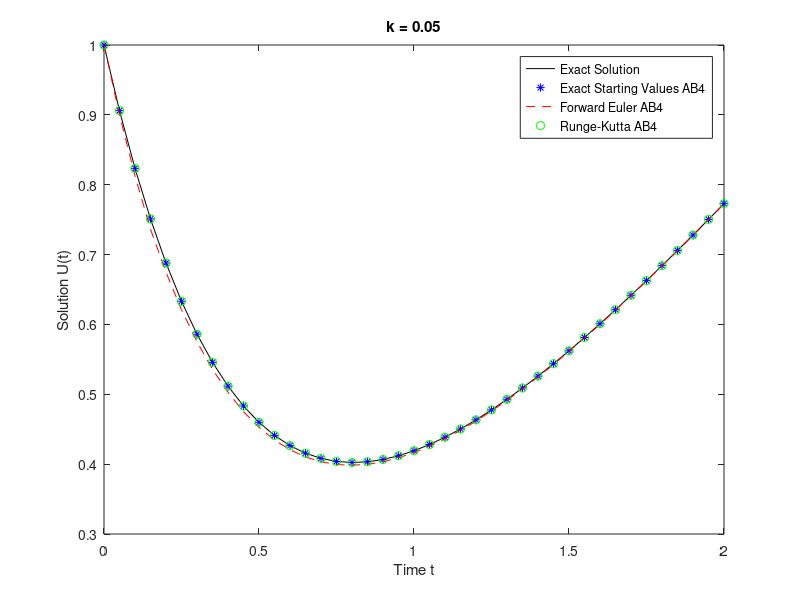

The MATLAB source for this figure:
% Gurpal Singh
% 10/27/2017
% Math 567 HW4

% Problem 4
clear all; close all; clc;

% Exact solution we derived in class
u = @(t) 1/4 * (2*t - 1 + 5*exp(-2*t));
f = @(t,u) t - 2*u; % RHS

% Convergence Study k values
kvec = [0.5 0.3 0.1 0.05 0.03 0.01 0.001 0.0005];
fprintf("********************************************************\n");
fprintf("\t \t \t \t \t  \t Error\n");
fprintf("********************************************************\n");
fprintf("k \t\t\t Exact \t\t\t\t FE \t\t\t\t RK4\n");
fprintf("--------------------------------------------------------\n");

for j = 1:length(kvec)
    % Time steps size
    k = kvec(j);
    
    % Final Time
    T = 2;
    
    % Vector of time increments
    t = 0:k:T;
    
    % Exact Solution
    exact = u(t); % Exact Solution
    
    % Starting values using exact solution
    y(1) = exact(1);
    y(2) = exact(2);
    y(3) = exact(3);
    y(4) = exact(4);
    
    % Loop through AB4 w/starting values
    for i = 5:length(t)
        y(i) = y(i-1) + k *( (55/24)*f(t(i-1),y(i-1)) - (59/24)*f(t(i-2),y(i-2)) + (37/24)*f(t(i-3),y(i-3)) - (3/8)*f(t(i-4),y(i-4)));
    end
    
    
    
    % Using Forward Euler for starting value
    % Initial Condition
    u_FE = zeros(length(t),1);
    u_FE(1) = 1;
    
    % Loop to get 4 starting values using Forward Euler
    for i = 2:4
        u_FE(i) = u_FE(i-1) + k*f(t(i-1),u_FE(i-1));
    end
    
    % Loop through AB4 w/starting values from FE
    for i = 5:length(t)
        u_FE(i) = u_FE(i-1) + k *( (55/24)*f(t(i-1),u_FE(i-1)) - (59/24)*f(t(i-2),u_FE(i-2)) + (37/24)*f(t(i-3),u_FE(i-3)) - (3/8)*f(t(i-4),u_FE(i-4)));
    end
    
   
    % Using the 4th Order Runge-Kutta Method for starting vals
    u_RK4 = zeros(length(t),1);
    u_RK4(1) = 1;
    
    for i=2:4
        k1 = f(t(i-1),u_RK4(i-1));
    
        k2 = f(t(i-1) + k/2, y(i-1) + (k/2)*k1);
    
        k3 = f(t(i-1) + k/2, y(i-1) + (k/2)*k2);
    
        k4 = f(t(i-1) + k, y(i-1) + k*k3);
        
        u_RK4(i) = u_RK4(i-1) + (k/6) * (k1 + 2*k2 + 2*k3 + k4);
    end
    
    % Loop through AB4 w/starting values from FE
    for i = 5:length(t)
        u_RK4(i) = u_RK4(i-1) + k *( (55/24)*f(t(i-1),u_RK4(i-1)) - (59/24)*f(t(i-2),u_RK4(i-2)) + (37/24)*f(t(i-3),u_RK4(i-3)) - (3/8)*f(t(i-4),u_RK4(i-4)));
    end
    
    
    % Error
    y_error(j) = abs( exact(end) - y(end) );
    
    u_FE_error(j) = abs( exact(end) - u_FE(end));
    
    u_RK4_error(j) = abs( exact(end) - u_RK4(end));
    
    fprintf("%.4f \t %12.4e\t \t %12.4e \t %12.4e\n",k,y_error(j),u_FE_error(j),u_RK4_error(j));
    
    
    % Create plot
    if (k == 0.05)
        figure
        plot(t,exact,'black')
        hold on
        plot(t,y,'b*')
        hold on
        plot(t,u_FE,'r--')
        hold on
        plot(t,u_RK4,'go')
        hold on
        legend('Exact Solution','Exact Starting Values AB4','Forward Euler AB4','Runge-Kutta AB4')
        title('k = 0.05')
        xlabel('Time t')
        ylabel('Solution U(t)')
    end
    
end


for j = 2:length(kvec)
    Exact_Convergence_Rate(j-1) = (log(y_error(j)) - log(y_error(j-1)))  / (log(kvec(j)) - log(kvec(j-1)));
    
    FE_Convergence_Rate(j-1) = (log(u_FE_error(j)) - log(u_FE_error(j-1)))  / (log(kvec(j)) - log(kvec(j-1)));
    
    RK4_Convergence_Rate(j-1) = (log(u_RK4_error(j)) - log(u_RK4_error(j-1)))  / (log(kvec(j)) - log(kvec(j-1)));
end


% Printing Convergence Rate Results
% Only print last value 
fprintf("\n\n*************** The convergence rate for each of the methods ***************\n\n");
fprintf("Using Exact Starting Values: %.4f\n",Exact_Convergence_Rate(end));
fprintf("Using Forward Euler for Starting Values: %.4f\n",FE_Convergence_Rate(end));
fprintf("Using RK4 Starting Values: %.4f\n",RK4_Convergence_Rate(end));

Exact_Convergence_Rate
FE_Convergence_Rate
RK4_Convergence_Rate








